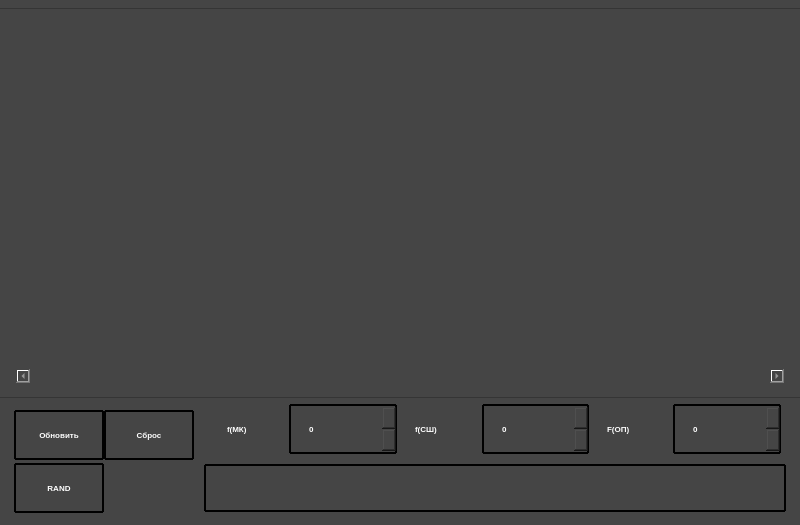
<?xml version="1.0" encoding="UTF-8"?>
<ui version="4.0">
 <class>Form_view</class>
 <widget class="QWidget" name="Form_view">
  <property name="geometry">
   <rect>
    <x>0</x>
    <y>0</y>
    <width>800</width>
    <height>525</height>
   </rect>
  </property>
  <property name="minimumSize">
   <size>
    <width>800</width>
    <height>525</height>
   </size>
  </property>
  <property name="maximumSize">
   <size>
    <width>16777215</width>
    <height>525</height>
   </size>
  </property>
  <property name="windowTitle">
   <string>Лабораторная работа №1 |Отображение диаграммы</string>
  </property>
  <property name="styleSheet">
   <string notr="true">display: block;
    color: rgb(197, 197, 197);
    text-align: center;
    padding: 14px 16px;
    text-decoration: none;
background: #454545;</string>
  </property>
  <widget class="QWidget" name="gridLayoutWidget">
   <property name="geometry">
    <rect>
     <x>-1</x>
     <y>-1</y>
     <width>802</width>
     <height>531</height>
    </rect>
   </property>
   <layout class="QGridLayout" name="gridLayout">
    <item row="0" column="0">
     <widget class="QGraphicsView" name="Output">
      <property name="minimumSize">
       <size>
        <width>800</width>
        <height>390</height>
       </size>
      </property>
      <property name="maximumSize">
       <size>
        <width>16777215</width>
        <height>373</height>
       </size>
      </property>
      <property name="horizontalScrollBarPolicy">
       <enum>Qt::ScrollBarAlwaysOn</enum>
      </property>
      <property name="dragMode">
       <enum>QGraphicsView::ScrollHandDrag</enum>
      </property>
      <property name="cacheMode">
       <set>QGraphicsView::CacheBackground</set>
      </property>
     </widget>
    </item>
    <item row="1" column="0">
     <layout class="QGridLayout" name="gridLayout_4">
      <property name="leftMargin">
       <number>10</number>
      </property>
      <property name="topMargin">
       <number>5</number>
      </property>
      <property name="rightMargin">
       <number>10</number>
      </property>
      <property name="bottomMargin">
       <number>5</number>
      </property>
      <property name="horizontalSpacing">
       <number>0</number>
      </property>
      <item row="0" column="0">
       <layout class="QGridLayout" name="gridLayout_2">
        <property name="leftMargin">
         <number>5</number>
        </property>
        <property name="topMargin">
         <number>5</number>
        </property>
        <property name="rightMargin">
         <number>5</number>
        </property>
        <property name="bottomMargin">
         <number>5</number>
        </property>
        <property name="horizontalSpacing">
         <number>0</number>
        </property>
        <item row="1" column="0">
         <widget class="QPushButton" name="Btn_random">
          <property name="maximumSize">
           <size>
            <width>16777215</width>
            <height>50</height>
           </size>
          </property>
          <property name="font">
           <font>
            <pointsize>6</pointsize>
            <weight>87</weight>
            <bold>true</bold>
            <underline>false</underline>
            <strikeout>false</strikeout>
           </font>
          </property>
          <property name="styleSheet">
           <string notr="true">QPushButton#Btn_random {
  display: inline-block;
  color: white;
  font-weight: 700;
  text-decoration: none;
  user-select: none;
  outline: none;
  border: 2px solid;
  border-radius: 1px;
  transition: 0.2s;
} 
QPushButton#Btn_random:hover { background: rgba(255,255,255,.2); }
QPushButton#Btn_random:pressed { background: rgb(170, 255, 255); }</string>
          </property>
          <property name="text">
           <string>RAND</string>
          </property>
         </widget>
        </item>
        <item row="0" column="0">
         <widget class="QPushButton" name="Btn_update">
          <property name="maximumSize">
           <size>
            <width>16777215</width>
            <height>50</height>
           </size>
          </property>
          <property name="font">
           <font>
            <pointsize>6</pointsize>
            <weight>87</weight>
            <bold>true</bold>
            <underline>false</underline>
            <strikeout>false</strikeout>
           </font>
          </property>
          <property name="tabletTracking">
           <bool>true</bool>
          </property>
          <property name="styleSheet">
           <string notr="true">QPushButton#Btn_update {
  display: inline-block;
  color: white;
  font-weight: 700;
  text-decoration: none;
  user-select: none;
  outline: none;
  border: 2px solid;
  border-radius: 1px;
  transition: 0.2s;
} 

QPushButton#Btn_update:hover { background: rgba(255,255,255,.2); }
QPushButton#Btn_update:pressed { background: white; }</string>
          </property>
          <property name="text">
           <string>Обновить</string>
          </property>
         </widget>
        </item>
        <item row="0" column="1">
         <widget class="QPushButton" name="Btn_reset">
          <property name="maximumSize">
           <size>
            <width>16777215</width>
            <height>50</height>
           </size>
          </property>
          <property name="font">
           <font>
            <pointsize>6</pointsize>
            <weight>87</weight>
            <bold>true</bold>
            <underline>false</underline>
            <strikeout>false</strikeout>
           </font>
          </property>
          <property name="mouseTracking">
           <bool>false</bool>
          </property>
          <property name="styleSheet">
           <string notr="true">QPushButton#Btn_reset {
  display: inline-block;
  color: white;
  font-weight: 700;
  text-decoration: none;
  user-select: none;
  outline: none;
  border: 2px solid;
  border-radius: 1px;
  transition: 0.2s;
} 
QPushButton#Btn_reset:hover { background: rgba(255,255,255,.2); }
QPushButton#Btn_reset:pressed { background: rgb(194, 0, 0); }</string>
          </property>
          <property name="text">
           <string>Сброс</string>
          </property>
         </widget>
        </item>
       </layout>
      </item>
      <item row="0" column="1">
       <layout class="QVBoxLayout" name="verticalLayout">
        <property name="spacing">
         <number>0</number>
        </property>
        <property name="leftMargin">
         <number>5</number>
        </property>
        <property name="topMargin">
         <number>2</number>
        </property>
        <property name="rightMargin">
         <number>5</number>
        </property>
        <property name="bottomMargin">
         <number>10</number>
        </property>
        <item>
         <layout class="QGridLayout" name="gridLayout_3" columnstretch="0,0,0,0,0,0" columnminimumwidth="0,0,0,0,0,0">
          <property name="sizeConstraint">
           <enum>QLayout::SetMinimumSize</enum>
          </property>
          <property name="leftMargin">
           <number>5</number>
          </property>
          <property name="topMargin">
           <number>0</number>
          </property>
          <property name="rightMargin">
           <number>5</number>
          </property>
          <property name="bottomMargin">
           <number>10</number>
          </property>
          <property name="spacing">
           <number>0</number>
          </property>
          <item row="0" column="0">
           <widget class="QLabel" name="label">
            <property name="minimumSize">
             <size>
              <width>80</width>
              <height>50</height>
             </size>
            </property>
            <property name="maximumSize">
             <size>
              <width>80</width>
              <height>50</height>
             </size>
            </property>
            <property name="font">
             <font>
              <pointsize>6</pointsize>
              <weight>87</weight>
              <bold>true</bold>
              <underline>false</underline>
              <strikeout>false</strikeout>
             </font>
            </property>
            <property name="styleSheet">
             <string notr="true">  display: inline-block;
  color: white;
  font-weight: 700;
  text-decoration: none;
  user-select: none;
  transition: 0.2s;
</string>
            </property>
            <property name="text">
             <string>f(МК)</string>
            </property>
            <property name="textFormat">
             <enum>Qt::RichText</enum>
            </property>
           </widget>
          </item>
          <item row="0" column="1">
           <widget class="QSpinBox" name="Input_frequenceMK">
            <property name="minimumSize">
             <size>
              <width>80</width>
              <height>0</height>
             </size>
            </property>
            <property name="maximumSize">
             <size>
              <width>120</width>
              <height>50</height>
             </size>
            </property>
            <property name="font">
             <font>
              <pointsize>6</pointsize>
              <weight>87</weight>
              <bold>true</bold>
              <underline>false</underline>
              <strikeout>false</strikeout>
             </font>
            </property>
            <property name="styleSheet">
             <string notr="true">QSpinBox#Input_frequenceMK {
  display: inline-block;
  color: white;
  font-weight: 700;
  text-decoration: none;
  user-select: none;
  padding: .5em 2em;
  outline: none;
  border: 2px solid;
  border-radius: 1px;
  transition: 0.2s;
} 

QSpinBox#Input_frequenceMK:hover { background: rgba(255,255,255,.2); }
QSpinBox#Input_frequenceMK:pressed { background: white; }</string>
            </property>
           </widget>
          </item>
          <item row="0" column="2">
           <widget class="QLabel" name="label_2">
            <property name="minimumSize">
             <size>
              <width>85</width>
              <height>50</height>
             </size>
            </property>
            <property name="maximumSize">
             <size>
              <width>80</width>
              <height>50</height>
             </size>
            </property>
            <property name="font">
             <font>
              <pointsize>6</pointsize>
              <weight>87</weight>
              <bold>true</bold>
              <underline>false</underline>
              <strikeout>false</strikeout>
             </font>
            </property>
            <property name="styleSheet">
             <string notr="true">  display: inline-block;
  color: white;
  font-weight: 700;
  text-decoration: none;
  user-select: none;
  transition: 0.2s;
</string>
            </property>
            <property name="text">
             <string>f(СШ)</string>
            </property>
            <property name="textFormat">
             <enum>Qt::RichText</enum>
            </property>
           </widget>
          </item>
          <item row="0" column="4">
           <widget class="QLabel" name="label_3">
            <property name="minimumSize">
             <size>
              <width>84</width>
              <height>50</height>
             </size>
            </property>
            <property name="maximumSize">
             <size>
              <width>80</width>
              <height>50</height>
             </size>
            </property>
            <property name="font">
             <font>
              <pointsize>6</pointsize>
              <weight>87</weight>
              <bold>true</bold>
              <underline>false</underline>
              <strikeout>false</strikeout>
             </font>
            </property>
            <property name="styleSheet">
             <string notr="true">  display: inline-block;
  color: white;
  font-weight: 700;
  text-decoration: none;
  user-select: none;
  transition: 0.2s;
</string>
            </property>
            <property name="text">
             <string>F(ОП)</string>
            </property>
            <property name="textFormat">
             <enum>Qt::RichText</enum>
            </property>
           </widget>
          </item>
          <item row="0" column="3">
           <widget class="QSpinBox" name="Input_frequenceSB">
            <property name="minimumSize">
             <size>
              <width>80</width>
              <height>0</height>
             </size>
            </property>
            <property name="maximumSize">
             <size>
              <width>120</width>
              <height>50</height>
             </size>
            </property>
            <property name="font">
             <font>
              <pointsize>6</pointsize>
              <weight>87</weight>
              <bold>true</bold>
              <underline>false</underline>
              <strikeout>false</strikeout>
             </font>
            </property>
            <property name="styleSheet">
             <string notr="true">QSpinBox#Input_frequenceSB {
  display: inline-block;
  color: white;
  font-weight: 700;
  text-decoration: none;
  user-select: none;
  padding: .5em 2em;
  outline: none;
  border: 2px solid;
  border-radius: 1px;
  transition: 0.2s;
} 

QSpinBox#Input_frequenceSB:hover { background: rgba(255,255,255,.2); }
QSpinBox#Input_frequenceSB:pressed { background: white; }</string>
            </property>
           </widget>
          </item>
          <item row="0" column="5">
           <widget class="QSpinBox" name="Input_formRAM">
            <property name="minimumSize">
             <size>
              <width>80</width>
              <height>0</height>
             </size>
            </property>
            <property name="maximumSize">
             <size>
              <width>120</width>
              <height>50</height>
             </size>
            </property>
            <property name="font">
             <font>
              <pointsize>6</pointsize>
              <weight>87</weight>
              <bold>true</bold>
              <underline>false</underline>
              <strikeout>false</strikeout>
             </font>
            </property>
            <property name="styleSheet">
             <string notr="true">QSpinBox#Input_formRAM {
  display: inline-block;
  color: white;
  font-weight: 700;
  text-decoration: none;
  user-select: none;
  padding: .5em 2em;
  outline: none;
  border: 2px solid;
  border-radius: 1px;
  transition: 0.2s;
} 
QSpinBox#Input_formRAM:hover { background: rgba(255,255,255,.2); }
QSpinBox#Input_formRAM:pressed { background: white; }</string>
            </property>
           </widget>
          </item>
         </layout>
        </item>
        <item>
         <widget class="QLineEdit" name="Input_commands">
          <property name="maximumSize">
           <size>
            <width>582</width>
            <height>50</height>
           </size>
          </property>
          <property name="font">
           <font>
            <pointsize>6</pointsize>
            <weight>75</weight>
            <bold>true</bold>
            <underline>false</underline>
            <strikeout>false</strikeout>
           </font>
          </property>
          <property name="styleSheet">
           <string notr="true">QLineEdit#Input_commands{
  display: inline-block;
  color: white;
  font-weight: 600;
  text-decoration: none;
  user-select: none;
  padding: .5em 2em;
  outline: none;
  border: 2px solid;
  border-radius: 1px;
  transition: 0.2s;
} 

QLineEdit#Input_commands:hover { background: rgba(255,255,255,.2); }
QLineEdit#Input_commands:pressed { background: rgb(170, 255, 255); }</string>
          </property>
         </widget>
        </item>
       </layout>
      </item>
     </layout>
    </item>
   </layout>
  </widget>
 </widget>
 <resources/>
 <connections/>
</ui>
